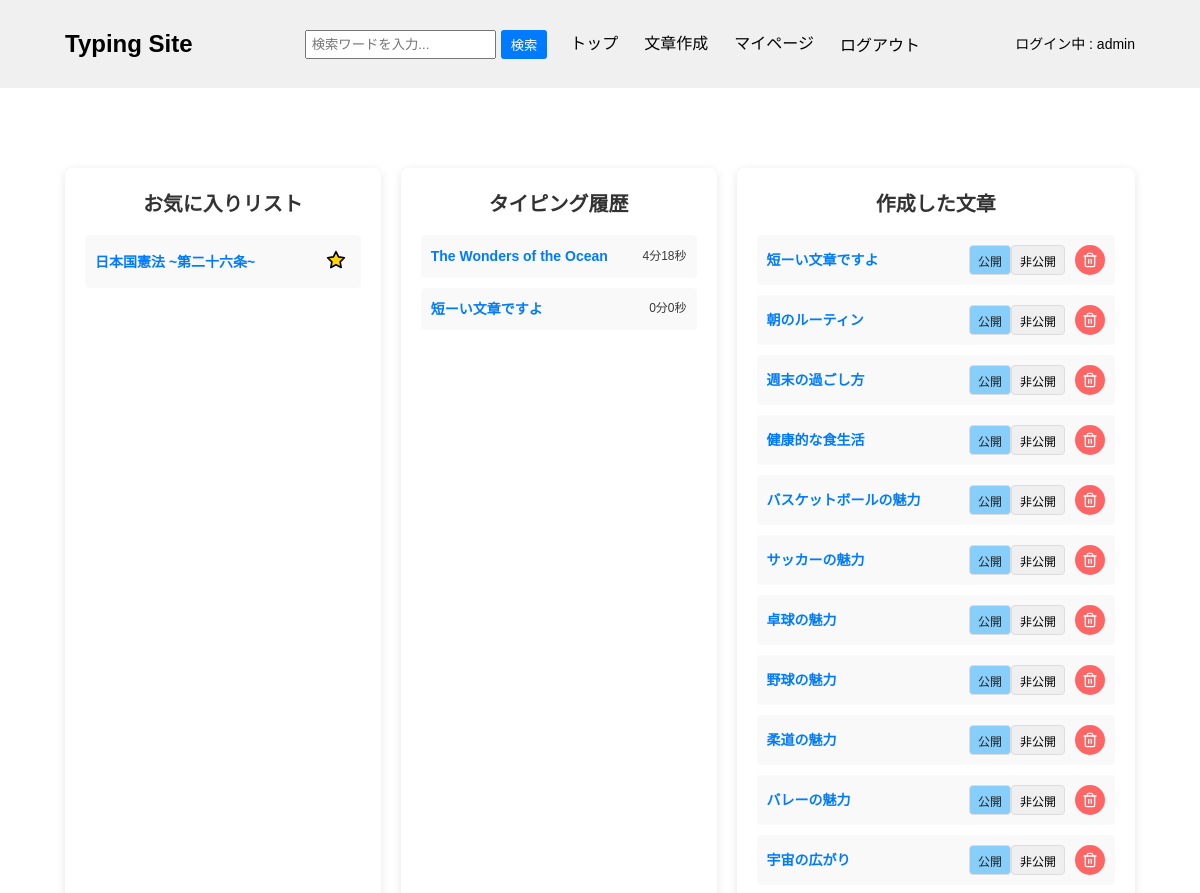
/content/mypage/admin/ (signed in, upper part), run on an earlier commit of the app's database.
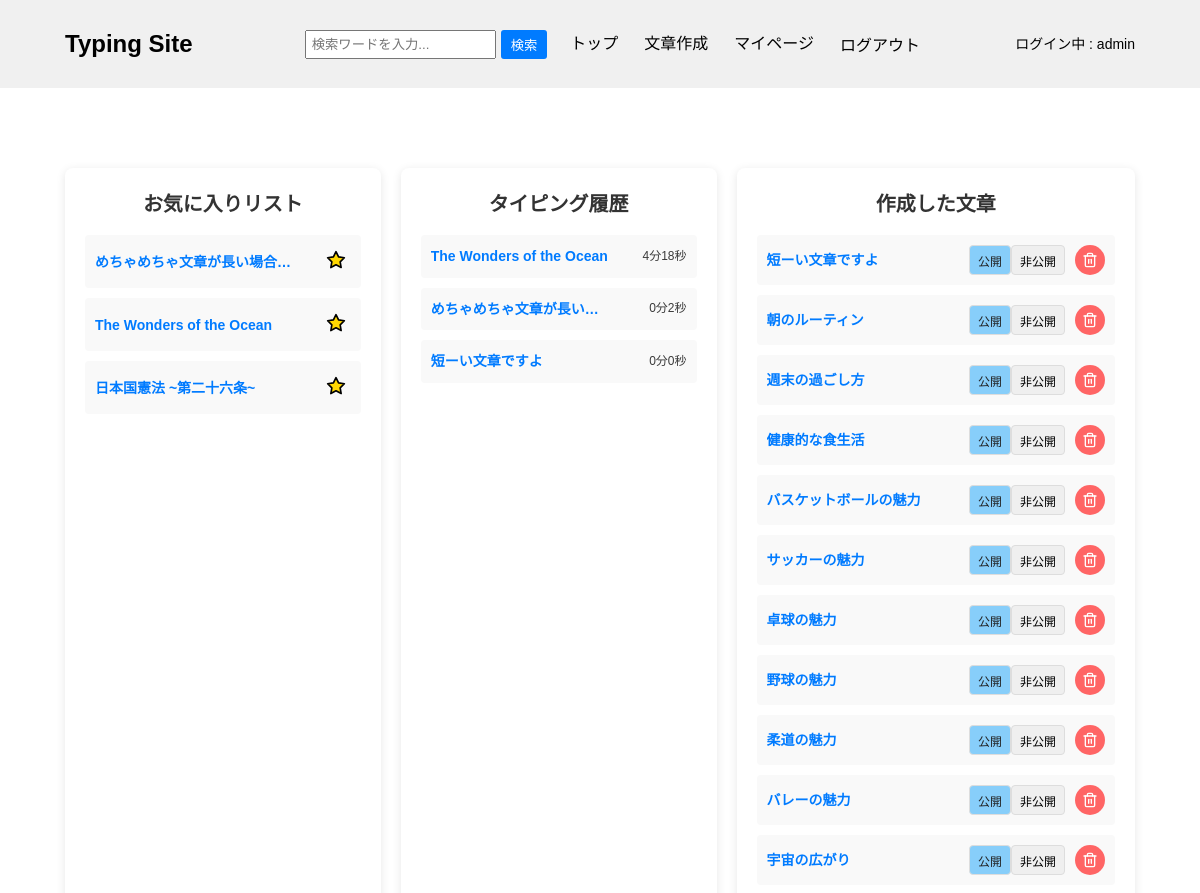
And on a later commit of the database.
### typingapp/models.py (models this page shows, shortened)
class Favorite(models.Model):
    user = models.ForeignKey(CustomUser, on_delete=models.CASCADE)
    title = models.ForeignKey(Content, on_delete=models.CASCADE)
    created_at = models.DateTimeField(auto_now_add=True)

class History(models.Model):
    user = models.ForeignKey(CustomUser, on_delete=models.CASCADE)
    title = models.ForeignKey(Content, on_delete=models.CASCADE)
    typing_time = models.IntegerField()

### contentapp/models.py (models this page shows)
class Content(models.Model):
    user = models.ForeignKey(
        settings.AUTH_USER_MODEL,
        on_delete=models.SET_NULL,
        null=True,
        blank=True
    )
    title = models.CharField(max_length=50, unique=True)
    sentence = models.TextField()
    category = models.ForeignKey(
        Category,
        on_delete=models.SET_NULL,
        null=True,
        blank=True,
    )
    is_public = models.BooleanField(default=True)
    play_count = models.IntegerField(default=0)
    created_at = models.DateTimeField(auto_now_add=True)
    def __str__(self):
        return self.title

### contentapp/views.py (the view, shortened to what this page needs)
# urls.py: path('mypage/<str:username>/', views.MyPageView.as_view(), name="mypage"),
class MyPageView(generic.TemplateView):
    template_name = "mypage.html"
    def get_context_data(self, **kwargs):
        context = super().get_context_data(**kwargs)
        context['my_content_list'] = Content.objects.filter(user=self.request.user)
        context['my_history_list'] = History.objects.filter(user=self.request.user)
        context['my_favorite_list'] = Favorite.objects.filter(user=self.request.user)
        return context

### templatetags/custom_filters.py (called while the page is built)
@register.filter
def format_duration(seconds):
    minutes = seconds // 60
    remaining_seconds = seconds % 60
    return f"{minutes}分{remaining_seconds}秒"

### contentapp/templates/mypage.html (shortened to what this page needs)
{% extends "base.html" %}
{% load custom_filters %}
{% block contents %}
<div class="mypage-list">
    <div class="left-list">
        <h1>お気に入りリスト</h1>
        {% for favorite in my_favorite_list %}
            <form method="post">
                <li>
                    <a href="{% url "typingapp:typing" favorite.title.pk %}" title="{{ favorite.title }}">{{ favorite.title }}</a>
                    <button type="submit" class="favorite-delete-btn" name="action" value="del_favorite" title="お気に入り削除">
                        <svg xmlns="http://www.w3.org/2000/svg" width="24" height="24" viewBox="0 0 24 24" fill="currentColor" stroke="currentColor" stroke-width="2" stroke-linecap="round" stroke-linejoin="round">
                            <polygon points="12 2 15.09 8.26 22 9.27 17 14.14 18.18 21.02 12 17.77 5.82 21.02 7 14.14 2 9.27 8.91 8.26 12 2"></polygon>
                        </svg>
                    </button>
                </li>
            </form>
        {% empty %}
            <p>お気に入りが登録されていません</p>
        {% endfor %}
    </div>
    <div class="center-list">
        <h1>タイピング履歴</h1>
        {% for history in my_history_list %}
            <li>
                <a href="{% url "typingapp:typing" history.title.pk %}" title="{{ history.title }}">{{ history.title }}</a>
                <span class="typing-time">{{ history.typing_time|format_duration }}</span>
            </li>
        {% empty %}
            <p>タイピング履歴が存在しません</p>
        {% endfor %}
    </div>
    <div class="right-list">
        <h1>作成した文章</h1>
        {% for content in my_content_list %}
            <form method="post">
                <li>
                    <a href="{% url "typingapp:typing" content.pk %}" title="{{ content.title }}">{{ content.title }}</a>
                    <div class="create-content-btn">
                        <div id="public-button">
                        {% if content.is_public %}
                            <button type="button" disabled>公開</button>
                            <button type="submit" name="action" value="set_private" title="非公開にする">非公開</button>
                        {% else %}
                            <button type="submit" name="action" value="set_public" title="公開にする">公開</button>
                            <button type="button" disabled>非公開</button>
                        {% endif %}
                        </div>
                        <button type="submit" name="action" value="delete_content" class="content-delete-btn" title="文章を削除">
                        </button>
                    </div>
                </li>
            </form>
        {% empty %}
            <p>作成した文章が存在しません</p>
        {% endfor %}
    </div>
</div>
{% endblock %}

What changed in the data, as far as the page shows it:
added Favorite: title "めちゃめちゃ文章が長い場合…"
added Favorite: title "The Wonders of the Ocean"
added History: title "めちゃめちゃ文章が長い…", typing_time "0分2秒"
